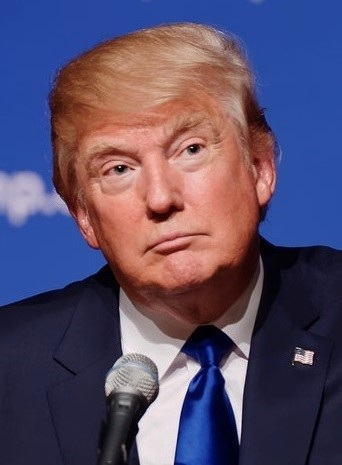
#> input picture images/Trump.jpg, 342 x 465 px, given in place of the camera
$ python webcam_sketch.py
#> lines starting #> are read from the running program, lines starting #| are printed output that depends on the picture; after the words box and inside, x2 and y2 are one past the last pixel; in counts of white or black regions, pixels touching at a corner belong together
#> further down, frame is the input picture: shape (465, 342, 3); mean B, G, R 104.9, 77.8, 89.5
"""
Webcam Sketch

Having fun generating a line drawing of the live webcam.  Requires a webcam (obviously), and OpenCV.  Python 3
"""
import cv2
import numpy as np

# Our sketch generating function
def sketch(image):
    # Convert image to grayscale
    img_gray = cv2.cvtColor(image, cv2.COLOR_BGR2GRAY)
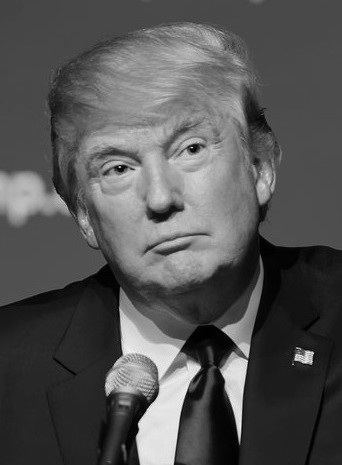
#> img_gray: shape (465, 342); min 0, max 252, mean 84.4

    # Clean up image using Guassian Blur
    img_gray_blur = cv2.GaussianBlur(img_gray, (5,5), 0)

    # Extract edges
    canny_edges = cv2.Canny(img_gray_blur, 10, 90)
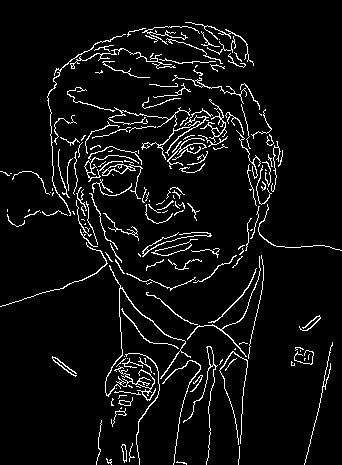
#> canny_edges: shape (465, 342); 5.8% white in thin lines or dots

    kernel = np.ones((3,3), np.uint8)
    dilation = cv2.dilate(canny_edges, kernel, iterations = 1)
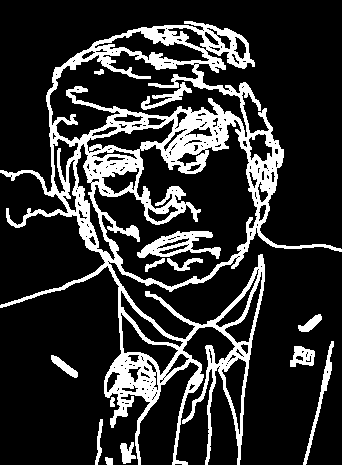
#> dilation: shape (465, 342); 18.7% white; 14 white regions, largest, box (x1, y1, x2, y2) and area: (0, 21, 342, 465) 26290, (137, 231, 221, 259) 1038, (303, 341, 334, 465) 523

    # Do an invert binarize the image
    mask = cv2.bitwise_not(dilation)
    mask = cv2.bitwise_or(mask, img_gray) # adds an interesting gray effect
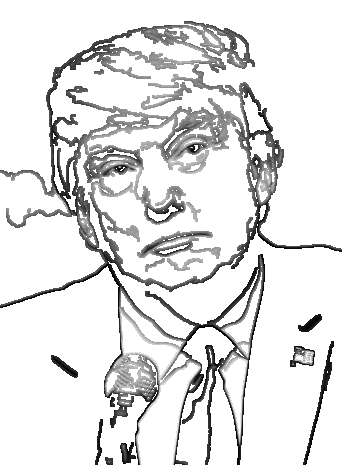
#> mask: shape (465, 342); min 0, max 255, mean 227
    return mask


# Initialize webcam, cap is the object provided by VideoCapture
# It contains a boolean indicating if it was sucessful (ret)
# It also contains the images collected from the webcam (frame)
cap = cv2.VideoCapture(0)

print('Press Enter to exit')
while True:
    try:
        ret, frame = cap.read()
        cv2.imshow('Our Live Sketcher', sketch(frame))
        if cv2.waitKey(1) == 13: #13 is the Enter Key
#> (key Esc is pressed here)
            break
    except:
        # Release camera and close windows
        cap.release()
        cv2.destroyAllWindows()

# Release camera and close windows
cap.release()
cv2.destroyAllWindows()
